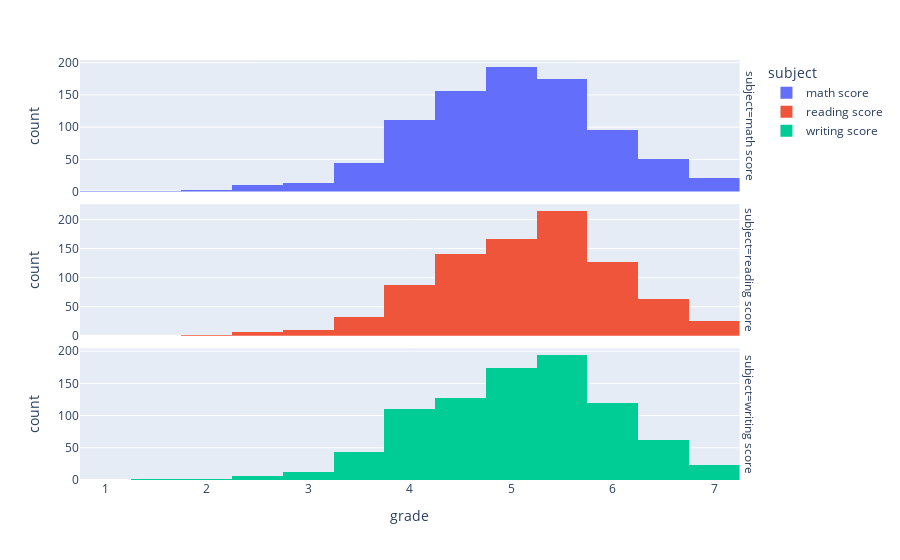

Write notebook code for a chart like this one.
### Markdown cell above
**Histograma con Faceta:**

### Code cell
# Copiamos el df para no tener problemas
df_grades2 = df_grades.copy()
df_grades2 = df_grades2[['names','math score', 'reading score', 'writing score']]
# USAMOS el hint
df_melted = pd.melt(df_grades2, id_vars=['names'], var_name='subject', value_name='grade')

#  hacemos el histograma con la base melteada
fig = px.histogram(df_melted, x="grade", color='subject', facet_row="subject",nbins=20)
fig.update_yaxes(matches=None)
fig.show()

### Figure 1 — Plotly figure (JSON) as saved in the notebook; plotly's stock layout.template omitted (floating-point values rounded to 4 significant figures; data arrays with more than 128 entries replaced by an {"elided": "..."} marker saying what was removed)
{"data": [{"alignmentgroup": "True", "bingroup": "x", "hovertemplate": "subject=math score<br>grade=%{x}<br>count=%{y}<extra></extra>", "legendgroup": "math score", "marker": {"color": "#636efa", "pattern": {"shape": ""}}, "name": "math score", "nbinsx": 20, "offsetgroup": "math score", "orientation": "v", "showlegend": true, "type": "histogram", "x": {"elided": "875 float values"}, "xaxis": "x3", "yaxis": "y3"}, {"alignmentgroup": "True", "bingroup": "x", "hovertemplate": "subject=reading score<br>grade=%{x}<br>count=%{y}<extra></extra>", "legendgroup": "reading score", "marker": {"color": "#EF553B", "pattern": {"shape": ""}}, "name": "reading score", "nbinsx": 20, "offsetgroup": "reading score", "orientation": "v", "showlegend": true, "type": "histogram", "x": {"elided": "875 float values"}, "xaxis": "x2", "yaxis": "y2"}, {"alignmentgroup": "True", "bingroup": "x", "hovertemplate": "subject=writing score<br>grade=%{x}<br>count=%{y}<extra></extra>", "legendgroup": "writing score", "marker": {"color": "#00cc96", "pattern": {"shape": ""}}, "name": "writing score", "nbinsx": 20, "offsetgroup": "writing score", "orientation": "v", "showlegend": true, "type": "histogram", "x": {"elided": "875 float values"}, "xaxis": "x", "yaxis": "y"}], "layout": {"annotations": [{"font": {}, "showarrow": false, "text": "subject=writing score", "textangle": 90, "x": 0.98, "xanchor": "left", "xref": "paper", "y": 0.1567, "yanchor": "middle", "yref": "paper"}, {"font": {}, "showarrow": false, "text": "subject=reading score", "textangle": 90, "x": 0.98, "xanchor": "left", "xref": "paper", "y": 0.5, "yanchor": "middle", "yref": "paper"}, {"font": {}, "showarrow": false, "text": "subject=math score", "textangle": 90, "x": 0.98, "xanchor": "left", "xref": "paper", "y": 0.8433, "yanchor": "middle", "yref": "paper"}], "barmode": "relative", "legend": {"title": {"text": "subject"}, "tracegroupgap": 0}, "margin": {"t": 60}, "xaxis": {"anchor": "y", "domain": [0, 0.98], "title": {"text": "grade"}}, "xaxis2": {"anchor": "y2", "domain": [0, 0.98], "matches": "x", "showticklabels": false}, "xaxis3": {"anchor": "y3", "domain": [0, 0.98], "matches": "x", "showticklabels": false}, "yaxis": {"anchor": "x", "domain": [0, 0.3133], "title": {"text": "count"}}, "yaxis2": {"anchor": "x2", "domain": [0.3433, 0.6567], "title": {"text": "count"}}, "yaxis3": {"anchor": "x3", "domain": [0.6867, 1.0], "title": {"text": "count"}}}}
